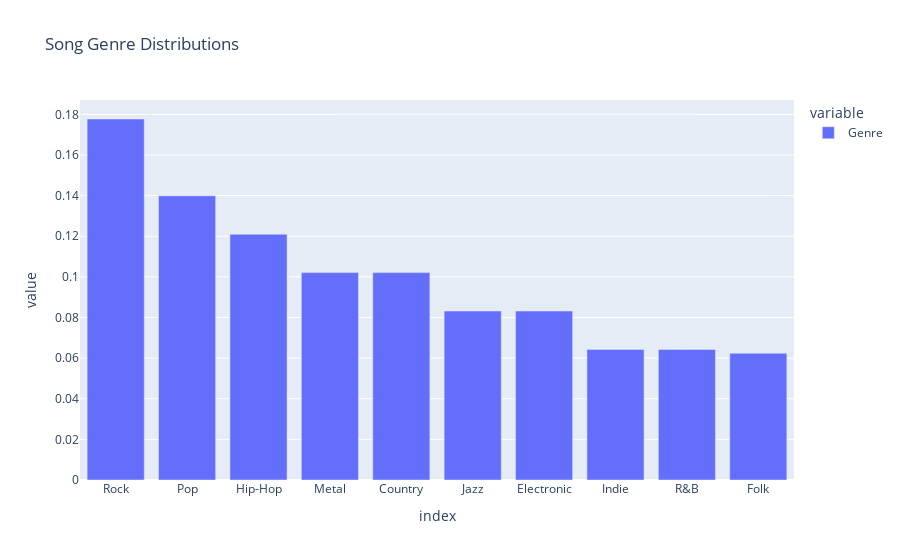

Write notebook code for a chart like this one.
### Code cell
px.bar(testset.Genre.value_counts(normalize=True), title='Song Genre Distributions')

### Figure 1 — Plotly figure (JSON) as saved in the notebook; plotly's stock layout.template omitted (floating-point values rounded to 4 significant figures)
{"data": [{"alignmentgroup": "True", "hovertemplate": "variable=Genre<br>index=%{x}<br>value=%{y}<extra></extra>", "legendgroup": "Genre", "marker": {"color": "#636efa", "pattern": {"shape": ""}}, "name": "Genre", "offsetgroup": "Genre", "orientation": "v", "showlegend": true, "textposition": "auto", "type": "bar", "x": ["Rock", "Pop", "Hip-Hop", "Metal", "Country", "Jazz", "Electronic", "Indie", "R&B", "Folk"], "xaxis": "x", "y": [0.1777, 0.1399, 0.121, 0.1021, 0.1021, 0.08318, 0.08318, 0.06427, 0.06427, 0.06238], "yaxis": "y"}], "layout": {"barmode": "relative", "legend": {"title": {"text": "variable"}, "tracegroupgap": 0}, "title": {"text": "Song Genre Distributions"}, "xaxis": {"anchor": "y", "domain": [0, 1], "title": {"text": "index"}}, "yaxis": {"anchor": "x", "domain": [0, 1], "title": {"text": "value"}}}}
